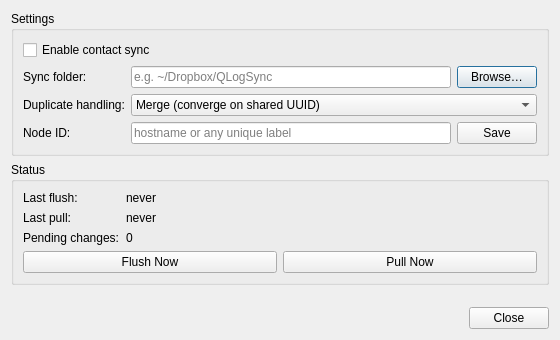
<?xml version="1.0" encoding="UTF-8"?>
<ui version="4.0">
 <class>SyncDialog</class>
 <widget class="QDialog" name="SyncDialog">
  <property name="geometry">
   <rect>
    <x>0</x>
    <y>0</y>
    <width>560</width>
    <height>340</height>
   </rect>
  </property>
  <property name="windowTitle">
   <string>Contact Sync</string>
  </property>
  <layout class="QVBoxLayout" name="mainLayout">
   <item>
    <widget class="QGroupBox" name="settingsGroup">
     <property name="title">
      <string>Settings</string>
     </property>
     <layout class="QFormLayout" name="settingsFormLayout">
      <item row="0" column="0" colspan="2">
       <widget class="QCheckBox" name="enabledCheckBox">
        <property name="text">
         <string>Enable contact sync</string>
        </property>
       </widget>
      </item>
      <item row="1" column="0">
       <widget class="QLabel" name="folderLabel">
        <property name="text">
         <string>Sync folder:</string>
        </property>
       </widget>
      </item>
      <item row="1" column="1">
       <layout class="QHBoxLayout" name="folderRowLayout">
        <item>
         <widget class="QLineEdit" name="folderLineEdit">
          <property name="placeholderText">
           <string>e.g. ~/Dropbox/QLogSync</string>
          </property>
         </widget>
        </item>
        <item>
         <widget class="QPushButton" name="browseButton">
          <property name="text">
           <string>Browse…</string>
          </property>
         </widget>
        </item>
       </layout>
      </item>
      <item row="2" column="0">
       <widget class="QLabel" name="dupePolicyLabel">
        <property name="text">
         <string>Duplicate handling:</string>
        </property>
       </widget>
      </item>
      <item row="2" column="1">
       <widget class="QComboBox" name="dupePolicyComboBox">
        <property name="toolTip">
         <string>How to handle a remote QSO that matches an existing local QSO by callsign, mode, band, sat, and start time (±30 min) but has a different UUID — typically because both peers logged the QSO before sync was set up.</string>
        </property>
        <item>
         <property name="text">
          <string>Merge (converge on shared UUID)</string>
         </property>
        </item>
        <item>
         <property name="text">
          <string>Skip (keep both rows independent)</string>
         </property>
        </item>
       </widget>
      </item>
      <item row="3" column="0">
       <widget class="QLabel" name="nodeIdLabel">
        <property name="text">
         <string>Node ID:</string>
        </property>
       </widget>
      </item>
      <item row="3" column="1">
       <layout class="QHBoxLayout" name="nodeIdRowLayout">
        <item>
         <widget class="QLineEdit" name="nodeIdLineEdit">
          <property name="placeholderText">
           <string>hostname or any unique label</string>
          </property>
         </widget>
        </item>
        <item>
         <widget class="QPushButton" name="saveNodeIdButton">
          <property name="text">
           <string>Save</string>
          </property>
         </widget>
        </item>
       </layout>
      </item>
     </layout>
    </widget>
   </item>
   <item>
    <widget class="QGroupBox" name="statusGroup">
     <property name="title">
      <string>Status</string>
     </property>
     <layout class="QFormLayout" name="statusFormLayout">
      <item row="0" column="0">
       <widget class="QLabel" name="lastFlushLabel">
        <property name="text">
         <string>Last flush:</string>
        </property>
       </widget>
      </item>
      <item row="0" column="1">
       <widget class="QLabel" name="lastFlushValueLabel">
        <property name="text">
         <string>never</string>
        </property>
       </widget>
      </item>
      <item row="1" column="0">
       <widget class="QLabel" name="lastPullLabel">
        <property name="text">
         <string>Last pull:</string>
        </property>
       </widget>
      </item>
      <item row="1" column="1">
       <widget class="QLabel" name="lastPullValueLabel">
        <property name="text">
         <string>never</string>
        </property>
       </widget>
      </item>
      <item row="2" column="0">
       <widget class="QLabel" name="pendingLabel">
        <property name="text">
         <string>Pending changes:</string>
        </property>
       </widget>
      </item>
      <item row="2" column="1">
       <widget class="QLabel" name="pendingValueLabel">
        <property name="text">
         <string>0</string>
        </property>
       </widget>
      </item>
      <item row="3" column="0" colspan="2">
       <layout class="QHBoxLayout" name="buttonsRowLayout">
        <item>
         <widget class="QPushButton" name="flushNowButton">
          <property name="text">
           <string>Flush Now</string>
          </property>
         </widget>
        </item>
        <item>
         <widget class="QPushButton" name="pullNowButton">
          <property name="text">
           <string>Pull Now</string>
          </property>
         </widget>
        </item>
       </layout>
      </item>
     </layout>
    </widget>
   </item>
   <item>
    <spacer name="verticalSpacer">
     <property name="orientation">
      <enum>Qt::Vertical</enum>
     </property>
     <property name="sizeHint" stdset="0">
      <size>
       <width>20</width>
       <height>20</height>
      </size>
     </property>
    </spacer>
   </item>
   <item>
    <widget class="QDialogButtonBox" name="buttonBox">
     <property name="orientation">
      <enum>Qt::Horizontal</enum>
     </property>
     <property name="standardButtons">
      <set>QDialogButtonBox::Close</set>
     </property>
    </widget>
   </item>
  </layout>
 </widget>
 <connections>
  <connection>
   <sender>buttonBox</sender>
   <signal>rejected()</signal>
   <receiver>SyncDialog</receiver>
   <slot>reject()</slot>
   <hints>
    <hint type="sourcelabel">
     <x>0</x>
     <y>0</y>
    </hint>
    <hint type="destinationlabel">
     <x>0</x>
     <y>0</y>
    </hint>
   </hints>
  </connection>
 </connections>
</ui>
